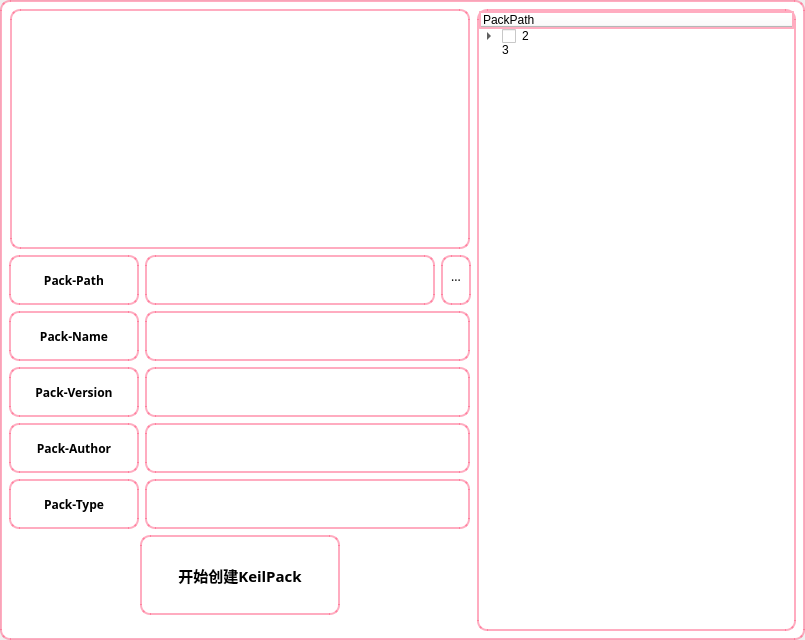
<?xml version="1.0" encoding="UTF-8"?>
<ui version="4.0">
 <class>MainWindow</class>
 <widget class="QMainWindow" name="MainWindow">
  <property name="geometry">
   <rect>
    <x>0</x>
    <y>0</y>
    <width>805</width>
    <height>640</height>
   </rect>
  </property>
  <property name="windowTitle">
   <string>MainWindow</string>
  </property>
  <property name="styleSheet">
   <string notr="true"/>
  </property>
  <widget class="QWidget" name="centralwidget">
   <property name="styleSheet">
    <string notr="true">QMainWindow
{

    background-color:rgb(255,255,255);
        color: rgb(0, 0, 0);
    border:2px solid rgba(255, 85, 127, 125);
    border-radius:10px;
}

QWidget
{

    background-color:rgb(255,255,255);
        color: rgb(0, 0, 0);
    border:2px solid rgba(255, 85, 127, 125);
    border-radius:10px;
}

QMenu
{
    background-color: rgb(255,243,255);
        selection-background-color: rgb(173, 57, 86);
        color: rgb(0, 0, 0);
    border:2px solid rgba(255, 85, 127, 125);
    border-radius:14px;
}

QMenu:hover
{
        selection-background-color: rgb(173, 57, 86);
    background-color: rgb(212,243,255);
        color: rgb(0, 0, 0);
    border:2px solid rgba(255, 85, 127, 125);
    border-radius:14px;
}

QMenu:pressed
{

        selection-background-color: rgb(255, 85, 127);
    background-color: rgb(175,232,255);
    color:white;
    border:2px solid rgba(255, 85, 127, 125);
    border-radius:14px;
}


QPushButton:hover
{
    background-color: rgb(212,243,255);
        color: rgb(0, 0, 0);
    border:2px solid rgba(255, 85, 127, 125);
    border-radius:14px;
}

QPushButton:pressed
{
    background-color: rgb(175,232,255);
    color:white;
    border:2px solid rgba(255, 85, 127, 125);
    border-radius:14px;
}

</string>
   </property>
   <layout class="QHBoxLayout" name="horizontalLayout_8">
    <item>
     <layout class="QVBoxLayout" name="verticalLayout_2">
      <item>
       <layout class="QHBoxLayout" name="horizontalLayout_7">
        <item>
         <widget class="QTextBrowser" name="textBrowser">
          <property name="minimumSize">
           <size>
            <width>460</width>
            <height>240</height>
           </size>
          </property>
          <property name="maximumSize">
           <size>
            <width>460</width>
            <height>240</height>
           </size>
          </property>
         </widget>
        </item>
       </layout>
      </item>
      <item>
       <layout class="QHBoxLayout" name="horizontalLayout_5">
        <item>
         <widget class="QLabel" name="label_5">
          <property name="minimumSize">
           <size>
            <width>130</width>
            <height>50</height>
           </size>
          </property>
          <property name="maximumSize">
           <size>
            <width>130</width>
            <height>50</height>
           </size>
          </property>
          <property name="font">
           <font>
            <family>微软雅黑</family>
            <weight>75</weight>
            <bold>true</bold>
           </font>
          </property>
          <property name="layoutDirection">
           <enum>Qt::LeftToRight</enum>
          </property>
          <property name="text">
           <string>Pack-Path</string>
          </property>
          <property name="alignment">
           <set>Qt::AlignCenter</set>
          </property>
         </widget>
        </item>
        <item>
         <widget class="QPlainTextEdit" name="PathEdit">
          <property name="minimumSize">
           <size>
            <width>290</width>
            <height>50</height>
           </size>
          </property>
          <property name="maximumSize">
           <size>
            <width>290</width>
            <height>50</height>
           </size>
          </property>
          <property name="font">
           <font>
            <family>微软雅黑</family>
            <pointsize>14</pointsize>
           </font>
          </property>
          <property name="layoutDirection">
           <enum>Qt::LeftToRight</enum>
          </property>
          <property name="tabChangesFocus">
           <bool>false</bool>
          </property>
          <property name="plainText">
           <string/>
          </property>
          <property name="textInteractionFlags">
           <set>Qt::TextEditorInteraction</set>
          </property>
         </widget>
        </item>
        <item>
         <widget class="QPushButton" name="PathButton">
          <property name="minimumSize">
           <size>
            <width>30</width>
            <height>50</height>
           </size>
          </property>
          <property name="maximumSize">
           <size>
            <width>30</width>
            <height>50</height>
           </size>
          </property>
          <property name="font">
           <font>
            <family>Arial Black</family>
           </font>
          </property>
          <property name="text">
           <string>···</string>
          </property>
         </widget>
        </item>
       </layout>
      </item>
      <item>
       <layout class="QHBoxLayout" name="horizontalLayout">
        <item>
         <widget class="QLabel" name="label">
          <property name="minimumSize">
           <size>
            <width>130</width>
            <height>0</height>
           </size>
          </property>
          <property name="maximumSize">
           <size>
            <width>130</width>
            <height>50</height>
           </size>
          </property>
          <property name="font">
           <font>
            <family>微软雅黑</family>
            <weight>75</weight>
            <bold>true</bold>
           </font>
          </property>
          <property name="layoutDirection">
           <enum>Qt::LeftToRight</enum>
          </property>
          <property name="text">
           <string>Pack-Name</string>
          </property>
          <property name="alignment">
           <set>Qt::AlignCenter</set>
          </property>
         </widget>
        </item>
        <item>
         <widget class="QLineEdit" name="NameEdit">
          <property name="minimumSize">
           <size>
            <width>325</width>
            <height>50</height>
           </size>
          </property>
          <property name="maximumSize">
           <size>
            <width>325</width>
            <height>50</height>
           </size>
          </property>
          <property name="font">
           <font>
            <family>微软雅黑</family>
            <pointsize>12</pointsize>
           </font>
          </property>
          <property name="text">
           <string/>
          </property>
          <property name="alignment">
           <set>Qt::AlignCenter</set>
          </property>
         </widget>
        </item>
       </layout>
      </item>
      <item>
       <layout class="QHBoxLayout" name="horizontalLayout_2">
        <item>
         <widget class="QLabel" name="label_2">
          <property name="minimumSize">
           <size>
            <width>130</width>
            <height>0</height>
           </size>
          </property>
          <property name="maximumSize">
           <size>
            <width>130</width>
            <height>50</height>
           </size>
          </property>
          <property name="font">
           <font>
            <family>微软雅黑</family>
            <weight>75</weight>
            <bold>true</bold>
           </font>
          </property>
          <property name="layoutDirection">
           <enum>Qt::LeftToRight</enum>
          </property>
          <property name="text">
           <string>Pack-Version</string>
          </property>
          <property name="alignment">
           <set>Qt::AlignCenter</set>
          </property>
         </widget>
        </item>
        <item>
         <widget class="QLineEdit" name="VersionEdit">
          <property name="minimumSize">
           <size>
            <width>325</width>
            <height>50</height>
           </size>
          </property>
          <property name="maximumSize">
           <size>
            <width>325</width>
            <height>50</height>
           </size>
          </property>
          <property name="font">
           <font>
            <family>微软雅黑</family>
            <pointsize>12</pointsize>
           </font>
          </property>
          <property name="text">
           <string/>
          </property>
          <property name="alignment">
           <set>Qt::AlignCenter</set>
          </property>
         </widget>
        </item>
       </layout>
      </item>
      <item>
       <layout class="QHBoxLayout" name="horizontalLayout_3">
        <item>
         <widget class="QLabel" name="label_3">
          <property name="minimumSize">
           <size>
            <width>130</width>
            <height>0</height>
           </size>
          </property>
          <property name="maximumSize">
           <size>
            <width>130</width>
            <height>50</height>
           </size>
          </property>
          <property name="font">
           <font>
            <family>微软雅黑</family>
            <weight>75</weight>
            <bold>true</bold>
           </font>
          </property>
          <property name="layoutDirection">
           <enum>Qt::LeftToRight</enum>
          </property>
          <property name="text">
           <string>Pack-Author</string>
          </property>
          <property name="alignment">
           <set>Qt::AlignCenter</set>
          </property>
         </widget>
        </item>
        <item>
         <widget class="QLineEdit" name="AuthorEdit">
          <property name="minimumSize">
           <size>
            <width>325</width>
            <height>50</height>
           </size>
          </property>
          <property name="maximumSize">
           <size>
            <width>325</width>
            <height>50</height>
           </size>
          </property>
          <property name="font">
           <font>
            <family>微软雅黑</family>
            <pointsize>12</pointsize>
           </font>
          </property>
          <property name="alignment">
           <set>Qt::AlignCenter</set>
          </property>
         </widget>
        </item>
       </layout>
      </item>
      <item>
       <layout class="QHBoxLayout" name="horizontalLayout_4">
        <item>
         <widget class="QLabel" name="label_4">
          <property name="minimumSize">
           <size>
            <width>130</width>
            <height>0</height>
           </size>
          </property>
          <property name="maximumSize">
           <size>
            <width>130</width>
            <height>50</height>
           </size>
          </property>
          <property name="font">
           <font>
            <family>微软雅黑</family>
            <weight>75</weight>
            <bold>true</bold>
           </font>
          </property>
          <property name="layoutDirection">
           <enum>Qt::LeftToRight</enum>
          </property>
          <property name="text">
           <string>Pack-Type</string>
          </property>
          <property name="alignment">
           <set>Qt::AlignCenter</set>
          </property>
         </widget>
        </item>
        <item>
         <widget class="QLineEdit" name="TypeEdit">
          <property name="minimumSize">
           <size>
            <width>325</width>
            <height>50</height>
           </size>
          </property>
          <property name="maximumSize">
           <size>
            <width>325</width>
            <height>50</height>
           </size>
          </property>
          <property name="font">
           <font>
            <family>微软雅黑</family>
            <pointsize>12</pointsize>
           </font>
          </property>
          <property name="alignment">
           <set>Qt::AlignCenter</set>
          </property>
         </widget>
        </item>
       </layout>
      </item>
      <item>
       <layout class="QHBoxLayout" name="horizontalLayout_6">
        <item>
         <widget class="QPushButton" name="CreateButton">
          <property name="minimumSize">
           <size>
            <width>200</width>
            <height>80</height>
           </size>
          </property>
          <property name="maximumSize">
           <size>
            <width>200</width>
            <height>80</height>
           </size>
          </property>
          <property name="font">
           <font>
            <family>楷体</family>
            <pointsize>11</pointsize>
            <weight>75</weight>
            <bold>true</bold>
           </font>
          </property>
          <property name="text">
           <string>开始创建KeilPack</string>
          </property>
         </widget>
        </item>
       </layout>
      </item>
      <item>
       <spacer name="verticalSpacer">
        <property name="orientation">
         <enum>Qt::Vertical</enum>
        </property>
        <property name="sizeHint" stdset="0">
         <size>
          <width>20</width>
          <height>40</height>
         </size>
        </property>
       </spacer>
      </item>
     </layout>
    </item>
    <item>
     <widget class="QTreeWidget" name="PathTree">
      <property name="styleSheet">
       <string notr="true">QTreeWidget
{

}
QTreeWidget::indicator:checked
{
    border-image: none;
	image: url(:/res/checked-del.png);
}

QTreeWidget::indicator:unchecked
{
    border-image: none;
	image: url(:/res/unchecked.png);
}

QTreeWidget::indicator:indeterminate
{
    border-image: none;
	image: url(:/res/indeterminate.png);
}</string>
      </property>
      <property name="frameShape">
       <enum>QFrame::NoFrame</enum>
      </property>
      <property name="frameShadow">
       <enum>QFrame::Plain</enum>
      </property>
      <column>
       <property name="text">
        <string>PackPath</string>
       </property>
       <property name="icon">
        <iconset resource="image.qrc">
         <normaloff>:/res/dir.png</normaloff>:/res/dir.png</iconset>
       </property>
      </column>
      <item>
       <property name="text">
        <string>2</string>
       </property>
       <property name="checkState">
        <enum>Unchecked</enum>
       </property>
       <property name="icon">
        <iconset>
         <normaloff>res/dir.png</normaloff>
         <normalon>:/res/dir.png</normalon>res/dir.png</iconset>
       </property>
       <property name="flags">
        <set>ItemIsSelectable|ItemIsDragEnabled|ItemIsDropEnabled|ItemIsUserCheckable|ItemIsEnabled|ItemIsTristate</set>
       </property>
       <item>
        <property name="text">
         <string>2</string>
        </property>
        <property name="checkState">
         <enum>Unchecked</enum>
        </property>
        <property name="icon">
         <iconset resource="image.qrc">
          <normaloff>:/res/c-file.png</normaloff>:/res/c-file.png</iconset>
        </property>
        <property name="flags">
         <set>ItemIsSelectable|ItemIsDragEnabled|ItemIsDropEnabled|ItemIsUserCheckable|ItemIsEnabled|ItemIsTristate</set>
        </property>
       </item>
       <item>
        <property name="text">
         <string>3</string>
        </property>
        <property name="checkState">
         <enum>Unchecked</enum>
        </property>
        <property name="icon">
         <iconset resource="image.qrc">
          <normaloff>:/res/h-file.png</normaloff>:/res/h-file.png</iconset>
        </property>
       </item>
      </item>
      <item>
       <property name="text">
        <string>3</string>
       </property>
       <property name="icon">
        <iconset resource="image.qrc">
         <normaloff>:/res/dir.png</normaloff>:/res/dir.png</iconset>
       </property>
      </item>
     </widget>
    </item>
   </layout>
  </widget>
 </widget>
 <resources>
  <include location="image.qrc"/>
 </resources>
 <connections/>
</ui>
